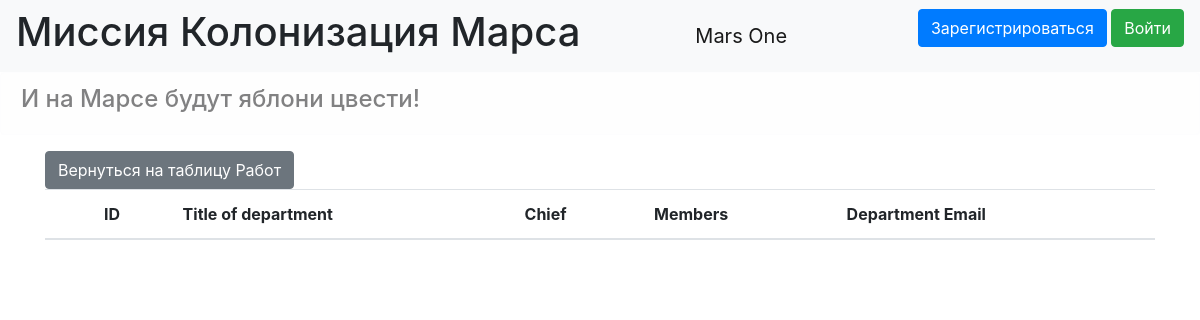
/departments, run on an earlier commit of the app's database.
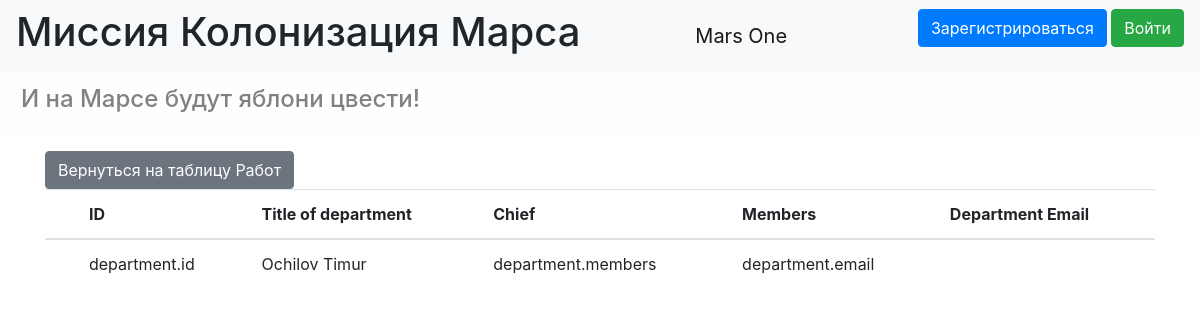
And on a later commit of the database.
### data/departments.py (models this page shows, shortened)
class Department(SqlAlchemyBase, UserMixin, SerializerMixin):
    __tablename__ = 'departments'
    id = sqlalchemy.Column(sqlalchemy.Integer, primary_key=True, autoincrement=True)
    title = sqlalchemy.Column(sqlalchemy.String, nullable=True)
    chief = sqlalchemy.Column(sqlalchemy.Integer, sqlalchemy.ForeignKey("users.id"))
    members = sqlalchemy.Column(sqlalchemy.String, nullable=True)
    email = sqlalchemy.Column(sqlalchemy.String, index=True, unique=True, nullable=True)
    user = orm.relation('User')

### data/users.py (models this page shows, shortened)
class User(SqlAlchemyBase, UserMixin, SerializerMixin):
    __tablename__ = 'users'
    id = sqlalchemy.Column(sqlalchemy.Integer,
                           primary_key=True, autoincrement=True)
    surname = sqlalchemy.Column(sqlalchemy.String)
    name = sqlalchemy.Column(sqlalchemy.String)
    age = sqlalchemy.Column(sqlalchemy.Integer)
    position = sqlalchemy.Column(sqlalchemy.String)
    speciality = sqlalchemy.Column(sqlalchemy.String)
    address = sqlalchemy.Column(sqlalchemy.String)
    email = sqlalchemy.Column(sqlalchemy.String, unique=True)
    hashed_password = sqlalchemy.Column(sqlalchemy.String)
    modified_date = sqlalchemy.Column(sqlalchemy.DateTime)

### main.py (the view)
@app.route("/departments")
def show_departments():
    print(2)
    db_sess = db_session.create_session()
    users = db_sess.query(User)
    departments = db_sess.query(Department).all()
    try:
        return render_template("departments.html", departments=departments, users=users, User=User, str_id=str(current_user.id))
    except AttributeError:
        return render_template("departments.html", departments=departments, users=users, User=User, str_id=False)

### data/db_session.py (called while the page is built)
def create_session() -> Session:
    global __factory
    return __factory()

### templates/departments.html (shortened to what this page needs)
{% extends "base.html" %}
{% block content %}
<a href="/" class="btn btn-secondary">Вернуться на таблицу Работ</a>
<table class="table">
  <thead class="thead-inverse">
    <tr>
      <th></th>
      <th>ID</th>
      <th>Title of department</th>
      <th>Chief</th>
      <th>Members</th>
      <th>Department Email</th>
    </tr>
  </thead>
  <tbody>
  {% for department in departments %}
  <tr>
    <td>
        </a></td>
    <td>department.id</td>
    <td>{{users.filter(User.id == department.chief).first().surname}} {{users.filter(User.id ==
      department.chief).first().name}}
    </td>
    <td>department.members</td>
    <td>department.email</td>
  </tr>
  {% endfor %}
  </tbody>
</table>
{% endblock %}

### templates/base.html (shortened to what this page needs)
<!doctype html>
<html lang="en">
<head>
    <link rel="stylesheet"
          href="https://stackpath.bootstrapcdn.com/bootstrap/4.4.1/css/bootstrap.min.css"
>
</head>
<body>
    <header>
        <nav class="navbar navbar-light bg-light">
            <h1>Миссия Колонизация Марса</h1>
            <a class="navbar-brand">Mars One</a>
            {% if current_user.is_authenticated %}
                    <a class="navbar-brand" href="/logout">{{ current_user.name }}</a>
            {% else %}
                <p>
                    <a class="btn btn-primary" href="/register">Зарегистрироваться</a>
                    <a class="btn btn-success" href="/login">Войти</a>
                </p>
            {% endif %}
        </nav>
    </header>
    <div class="alert alert-light">
        <h4>И на Марсе будут яблони цвести!</h4>
    </div>
    <main role="main" class="container">
        {% block content %}{% endblock %}
    </main>
</body>

What changed in the data, as far as the page shows it:
added Department: filter "Ochilov", chief.name "Timur"
